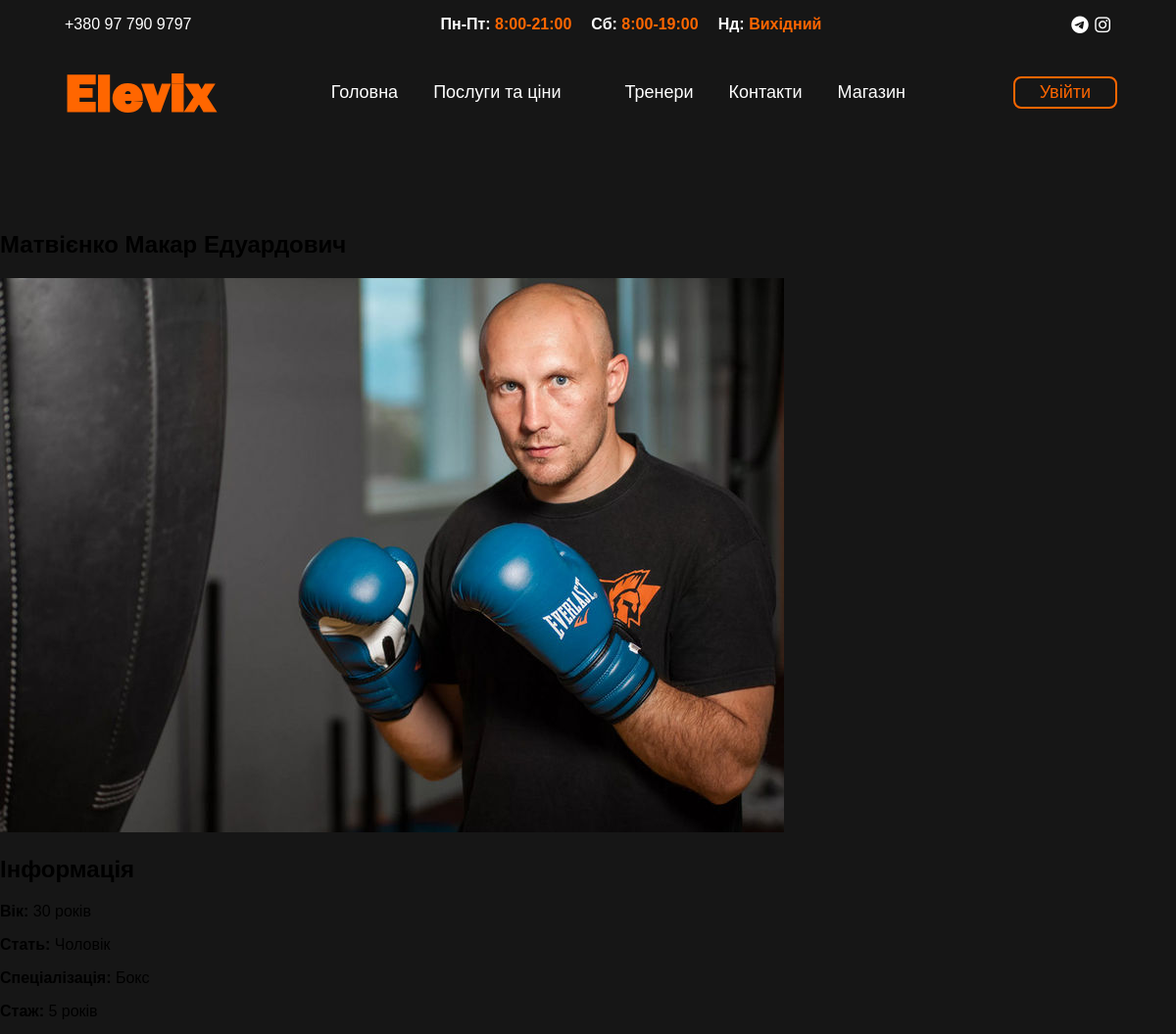
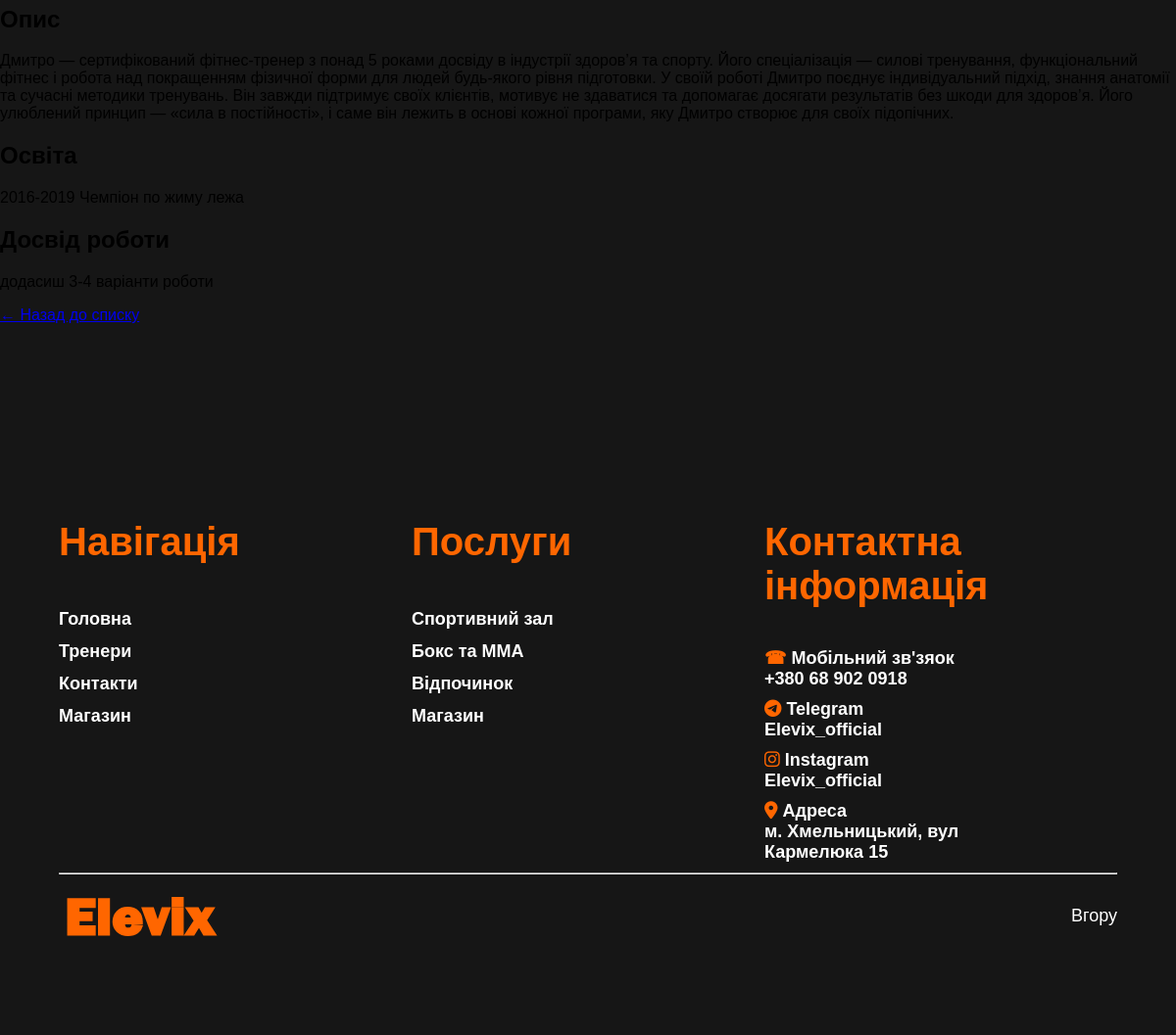
Page /elevix/trainers/6/ on the committed database (2 pictures, top to bottom).
### elevix/models.py (models this page shows, shortened)
class Trainer(models.Model):
    GENDER_CHOICES = [
        ('M', 'Чоловік'),
        ('F', 'Жінка'),
    ]
    SPECIALIZATION_CHOICES = [
        ('mma', 'ММА'),
        ('boxing', 'Бокс'),
        ('massage', 'Масаж'),
        ('fitness', 'Фітнес'),
        ('yoga', 'Йога'),
        ('crossfit', 'Кросфіт'),
    ]
    user = models.OneToOneField(
        GymUser,
        on_delete=models.CASCADE,
        related_name='trainer_profile',
        verbose_name="Користувач",
        blank=True,
        null=True
    )
    first_name = models.CharField("Ім'я", max_length=100)
    last_name = models.CharField("Прізвище", max_length=100)
    middle_name = models.CharField("По-батькові", max_length=100, blank=True)
    age = models.PositiveIntegerField("Вік")
    gender = models.CharField("Стать", max_length=1, choices=GENDER_CHOICES)
    experience = models.PositiveIntegerField("Стаж (років)")
    specialization = models.CharField(
        "Спеціалізація",
        max_length=50,
        choices=SPECIALIZATION_CHOICES,
        default='fitness'
    )
    photo = models.ImageField("Фото", upload_to='trainers/', blank=True, null=True)
    description = models.TextField("Опис", blank=True)
    graduate = models.TextField("Освіта", blank=True)
    work_experience = models.TextField("Досвід роботи", blank=True)
    created_at = models.DateTimeField("Дата створення", auto_now_add=True)
    updated_at = models.DateTimeField("Дата оновлення", auto_now=True)
    class Meta:
        db_table = 'trainers'
        verbose_name = 'Тренер'
        verbose_name_plural = 'Тренери'
        ordering = ['-created_at']
    def get_full_name(self):
        parts = [self.last_name, self.first_name, self.middle_name]
        return " ".join(filter(None, parts))

### elevix/views.py (the view)
# urls.py: path('trainers/<int:pk>/', views.trainer_detail, name='trainer_detail'),
def trainer_detail(request, pk):
    trainer = get_object_or_404(Trainer, pk=pk)
    services = trainer.services.filter(is_active=True)
    schedules = trainer.schedules.filter(is_active=True).order_by('day_of_week', 'start_time')
    context = {
        'trainer': trainer,
        'services': services,
        'schedules': schedules,
    }
    return render(request, 'elevix/trainer_detail.html', context)

### elevix/templates/elevix/trainer_detail.html (shortened to what this page needs)
{% extends "base.html" %}
{% load static %}
{% block content %}
<section>
    <div>
        <h1>{{ trainer.get_full_name }}</h1>
        {% if trainer.photo %}
            <img src="{{ trainer.photo.url }}"
                 alt="{{ trainer.get_full_name }}"
                 >
        {% else %}
            <div>
                {{ trainer.first_name.0 }}{{ trainer.last_name.0 }}
            </div>
        {% endif %}
        <div>
            <h2>Інформація</h2>
            <p><strong>Вік:</strong> {{ trainer.age }} років</p>
            <p><strong>Стать:</strong> {{ trainer.get_gender_display }}</p>
            <p><strong>Спеціалізація:</strong> {{ trainer.get_specialization_display }}</p>
            <p><strong>Стаж:</strong> {{ trainer.experience }} років</p>
        </div>
        {% if trainer.description %}
        <div>
            <h2>Опис</h2>
            <p>{{ trainer.description }}</p>
        </div>
        {% endif %}
        {% if trainer.graduate %}
        <div>
            <h2>Освіта</h2>
            <p>{{ trainer.graduate }}</p>
        </div>
        {% endif %}
        {% if trainer.work_experience %}
        <div>
            <h2>Досвід роботи</h2>
            <p>{{ trainer.work_experience }}</p>
        </div>
        {% endif %}
        <a href="{% url 'elevix:trainers_list' %}">← Назад до списку</a>
    </div>
</section>
{% endblock %}

### elevix/static/elevix/css/style.css (style rules this page uses)
:root { --orange-color:#FF6600; --white-color: white; --gray-line-color:rgb(59, 56, 56); --background-black: rgb(22, 22, 22); --small-size: clamp(8px, 4vw, 16px); --txt-menu-item-size: clamp(8px, 6vw, 18px); --txt-item-service-size: clamp(8px, 6vw, 25px); --txt-big-size: clamp(44px, 4vw, 70px); --txt-middle-size: clamp(20px, 5vw, 40px); --txt-middle-middle-size: clamp(18px, 6vw, 30px); --txt-size-card-trener: clamp(22px, 4vw, 44px); }
* { box-sizing: border-box; font-family: Arial, Helvetica, sans-serif; }
html, body { width: 100%; height: 100%; padding: 0; margin: 0; top: 0; left: 0; }
section { width: 100%; display: flex; flex-direction: column; align-items: center; padding: 80px 0px; height: auto; background: var(--background-black); }

### rows in the picture
Trainer: get_full_name "Матвієнко Макар Едуардович", photo (picture), age "30", gender "Чоловік", specialization "Бокс", experience "5", description "Дмитро — сертифікований фітнес-тренер з понад 5 роками досвіду в індустрії здоров’я та спорту. Його спеціалізація — силові тренування, функціональний фітнес і робота над покращенням фізичної форми для людей будь-якого рівня підготовки. У своїй роботі Дмитро поєднує індивідуальний підхід, знання анатомії та сучасні методики тренувань. Він завжди підтримує своїх клієнтів, мотивує не здаватися та допомагає досягати результатів без шкоди для здоров’я. Його улюблений принцип — «сила в постійності», і саме він лежить в основі кожної програми, яку Дмитро створює для своїх підопічних.", graduate "2016-2019 Чемпіон по жиму лежа", work_experience "додасиш 3-4 варіанти роботи"
